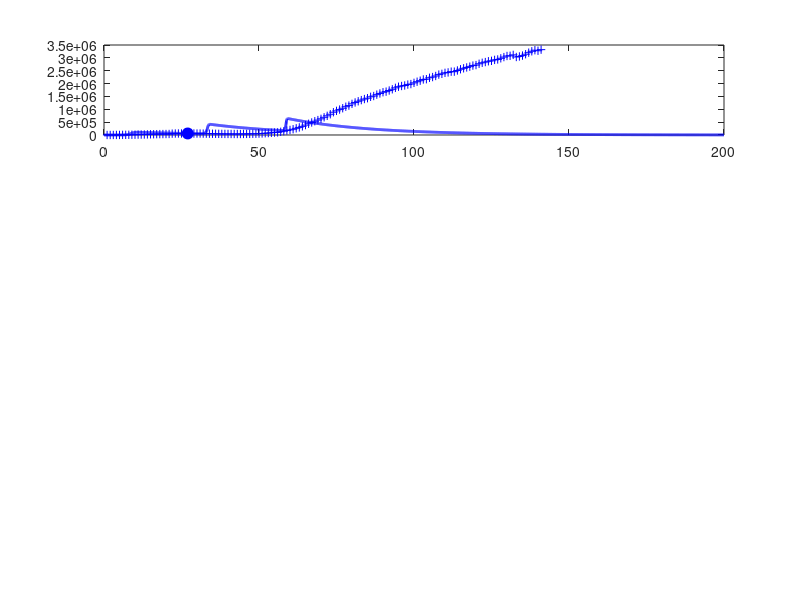

The MATLAB script that drew this image: (Note: this script raises an error after producing the figure.)
% svr19.m

% Revised:  2020 03 25

% Mathemtatical model for the spread of the covid19 virus
% Model for GLOBAL spread of virus
% Model for CHINA spread of virus: download svr19CHINA.m
% Data from https://www.worldometers.info/coronavirus/
% Date file:  covid19.mat  variable covid19
% Model specified by the variables in the INPUT SECTION of the Script

% DOING PHYSICS WITH MATLAB: 
%   https://d-arora.github.io/Doing-Physics-With-Matlab/
% Documentation
%   http://www.physics.usyd.edu.au/teach_res/mp/doc/sird19E.htm
% Download Scripts
%   http://www.physics.usyd.edu.au/teach_res/mp/mscripts/

% Ian Cooper
% email: matlabvisualphysics@gmail.com
% Matlab 2019b

% Populations: Data d / Model
% Susceptible individuals:  Sd  S
% Active infections (currently infected);  Id  I
% Recovered:  Rd  R
% Dead:  Dd  D

close all
clear
clc

global Imax Rmax Dmax ITmax Smax

load('covid19.mat')

% DATA: variable covid19
% Col 1: World   Id   Currently Infected Cases
% Col 2: World   Rd   Recovered
% Col 3: World   Dd   Deaths

% Data for China with Script svr19CHINA.m
% Col 4: China   Total infected cases
% Col 5: China   Currently Infected Cases
% Col 6: China   Deaths
% Col 7: USA     Total infected cases
% Col 8: USA     Currently infected cases
% Col 9: USA     Deaths
% Col 10: AUST     Total infected cases
% Col 11: AUST     Currently infected cases
% Col 12: AUST     Deaths

% Model: number of time steps 
  num = 5000;

% *********************************************************************  
% INPUTS: Model Parameters
% ********************************************************************* 

% Maximum number of days for model   [200]
  tMax = 200;
% Initial number of infections   [0.004] 
  I = zeros(num,1);
  I(1) = 0.004;
% Adjustible model parameters  
% S --> I  [0.38] 
  a = 0.39;
% I --> R  [0.036]
  b = 0.032;
% I --> D  [0.0025]
  d = 0.0055;
  

% *********************************************************************  
% SETUP
% ********************************************************************* 
  
% DATA: Id Rd Dd / Number of data days for COVID19  
  Ndays = find(covid19 == 0,1) - 1;  
  Id  = covid19(1:Ndays,1);
  Rd = covid19(1:Ndays,2);
  Dd    = covid19(1:Ndays,3);

% Model: S  D  R  
  S = zeros(num,1);
  D = zeros(num,1);
  R = zeros(num,1);
  
% Model: Initial values for populations
  S(1) = 1;
  D(1) = 0;
  R(1) = 0;   
  
% TIME [days]
  t = linspace(0,tMax,num)';
  dt = t(2) - t(1);

% SURGE FACTORS
%   s = zeros(num,1);
%   for n = 1:num-1
%     if t(n) > 30 && t(n) < 58
%        s(n) = 0.33;
%     end
%     
%     if t(n) > 58 && t(n) < 64
%        s(n) = 0.88;
%     end 
%     
%    if t(n) > 64 && t(n) < 68
%        s(n) = 1.9;
%    end  
%     
%    if t(n) > 68 && t(n) < 82
%        s(n) = 3;
%    end  
%     
%   end  
  
w = 20;
t2 = 0;
t1 = -60;
s0 = 10;
s = s0 .* exp(-0.5.*((t1+t-t2)./w).^2);
s(2000:end) = 0;
% *********************************************************************  
% MODEL: Time Evolution
% ********************************************************************* 
 
for n = 1:num-1
  dS = -a*S(n)*I(n)*dt;
  dI = -dS;
  S(n+1) = S(n) + dS;
  I(n+1) = I(n) + dI;
  dR = b*I(n)*dt;
  dD = d*I(n)*dt;
  R(n+1) = R(n)+ dR;
  D(n+1) = D(n) + dD;
  I(n+1) = I(n+1) - dR - dD;
   
% Surge factors: new epicentres for spread of virus 
  dS = s(n+1)*S(n+1)*dt;
  S(n+1) = S(n+1) + dS;
end

% Scaling I, R and D values at day specified by t_index 
%   I(27) = Id(27)
  t_index = 27;
  index = find(t > t_index,1);
  f = Id(t_index)./ I(index);

% Scale populations
  I = f.*I;
  R = f.*R;
  D = f*D;
  
  Imax = max(I);
  Rmax = max(R);
  Dmax = max(D);
  Smax = max(S);
  
% Model: total population that has been infected;  
  Itot = I + R + D;
  ITmax = max(Itot);
  
% Data
  Idtot = Id + Rd + Dd;
  Idmax = max(Id);
  Rdmax = max(Rd);
  Ddmax = max(Dd);
  ITdmax = max(Idtot);
  
% Percentages: model
  pI = 100*I(end) / Itot(end);
  pR = 100*R(end) / Itot(end);
  pD = 100*D(end) / Itot(end);
  
% Percentages: Data
  pId = 100*Id(end) / Idtot(end);
  pRd = 100*Rd(end) / Idtot(end);
  pDd = 100*Dd(end) / Idtot(end);

  
  
% *********************************************************************  
% GRAPHICS
% ********************************************************************* 

figure(1)
  set(gcf,'units','normalized');
  set(gcf,'position',[0.02 0.05 0.3 0.75]);
  set(gcf,'color','w');

subplot(4,1,1)  % INFECTIONS
    xP = 1: Ndays;
    yP = Id;
    plot(xP,yP,'b+')   
    hold on
    
    xP = t_index; yP = Id(t_index);
    plot(xP,yP,'bo','markerfacecolor','b','markersize',8)
    
    xP = t; yP = I;
    plot(xP,yP,'b','linewidth',2)
   
    plotMonths(1)
    
    grid on
    title('Active Infections  I')
    ylabel('I','FontName','Times New Roman')  
    set(gca,'fontsize',12)
  
    
subplot(4,1,2)   % RECOVERIES
    xP = 1: Ndays;
    yP = Rd; 
    plot(xP,yP,'k+')
    hold on
 
    xP = t_index; yP = Rd(t_index);
    plot(xP,yP,'ko','markerfacecolor','k','markersize',8)
    
    xP = t; yP = R;
    plot(xP,yP,'k','linewidth',2)
    
    plotMonths(2)
    
    grid on

    ylabel('R')
    title('Recoveries  R')
    set(gca,'fontsize',12)
   
 
 subplot(4,1,3)    % DEATHS
    xP = 1: Ndays;
    yP = Dd; 
    plot(xP,yP,'r+')
    hold on
 
    xP = t_index; yP = Dd(t_index);
    plot(xP,yP,'ro','markerfacecolor','r','markersize',8)
    
    xP = t; yP = D;
    plot(xP,yP,'r','linewidth',2)
    
    plotMonths(3)
    grid on
    
    ylabel('D')
    title('Deaths  D')
    set(gca,'fontsize',12) 
    
    
 subplot(4,1,4)   % Total infections
    xP = 1: Ndays;
    yP = Idtot; 
    plot(xP,yP,'b+')
    hold on
    xP = t; yP = Itot;
    plot(xP,yP,'b','linewidth',2)
    
    plotMonths(4)
    
    grid on
    xlabel('days elapsed')
    ylabel('I_{tot}','FontName','Times New Roman')
    title('Total Infections I_{tot}');
    set(gca,'fontsize',12) 
    

figure(2)
   set(gcf,'units','normalized');
   set(gcf,'position',[0.60 0.05 0.25 0.25]);
   set(gcf,'color','w');

   fig = figure(2);
   left_color = [0 0 0];
   right_color = [1 0 1];
   set(fig,'defaultAxesColorOrder',[left_color; right_color]);
   
    plotMonths(5)   
        
    yyaxis left
    xP = t; yP = S;
    plot(xP,yP,'k','linewidth',2)
    grid on
    xlabel('days elapsed')
    ylabel('Susceptible population  S') 
      
    yyaxis right
    xP = t; yP = s;
    plot(xP,yP,'m','linewidth',1)
    grid on
    ylabel('surge factor  s') 
        
    set(gca,'fontsize',12)    

    
    
    
figure(7)
   set(gcf,'units','normalized');
   set(gcf,'position',[0.33 0.05 0.25 0.35]);
   set(gcf,'color','w');

   xlim([0 120])
   ylim([0 250])
   hh = 250; dh = -25;
   
   txt = 'Start date:  22 January 2020';
   Htext = text(0,hh,txt,'fontsize',12);
   set(Htext,'color','k')
   
   hh = hh+dh;
   txt = 'Model Parameters';
   text(0,hh,txt,'fontsize',12)
   
   hh = hh+dh;
   txt = sprintf('I(0) = %3.0f   a = %2.3f   b = %2.3f   d = %2.3f', ...
       I(1),a,b,d);
   text(0,hh,txt,'fontsize',12)
      
   hh = hh+2*dh; 
   txt = 'DATA';
   text(0,hh,txt,'fontsize',12)
   
    z = datenum([2020 1 22]);
    z = z + Ndays-1;
    z = datetime(z,'ConvertFrom','datenum');
    z.Format = 'dd-MMM-yyyy';
    txt = cellstr(z) ; 
    text(20,hh,txt,'fontsize',12)
    
   hh = hh+dh;
   z1 = Id(end); z2 = Rd(end); z3 = Dd(end); z4 = z1+z2+z3;  
   txt = sprintf('I = %5.0f    R = %5.0f    D = %5.0f    I_{tot} = %5.0f', z1,z2,z3,z4);
   text(6,hh,txt,'fontsize',12)
   
   % Recoveries and Deaths
    pR = 100*Rd(end)/(Rd(end)+Dd(end));
    pD = 100*Dd(end)/(Rd(end)+Dd(end));
    hh = hh+dh;
    txt = sprintf('percent: Active = %2.1f  Recoveries = %2.1f    Deaths = %2.1f   ',pId,pRd,pDd);
    text(2,hh,txt,'fontsize',12)  
   
   hh = hh+2*dh; 
   txt = 'MODEL PREDICTIONS';
   text(0,hh,txt,'fontsize',12)
   
    z = datenum([2020 1 22]);
    z = z + tMax;
    z = datetime(z,'ConvertFrom','datenum');
    z.Format = 'dd-MMM-yyyy';
    txt = cellstr(z) ; 
    text(60,hh,txt,'fontsize',12)
   
   hh = hh+dh;
    z1 = I(end); z2 = R(end); z3 = D(end); z4 = z1+z2+z3;  
    txt = sprintf('I = %5.0f    R = %5.0f    D = %5.0f    I_{tot} = %5.0f', z1,z2,z3,z4);
    text(6,hh,txt,'fontsize',12)

   hh = hh+dh;
    txt = 'Peak';
    text(10,hh,txt,'fontsize',12)
    z = find(I == Imax,1);
    z = t(z) + datenum([2020 1 22]);
    z = datetime(z,'ConvertFrom','datenum');
    z.Format = 'dd-MMM-yyyy';
    txt = cellstr(z) ; 
    text(30,hh,txt,'fontsize',12)
   
    txt = sprintf('I_{peak} = %5.0f',Imax);
    text(70,hh,txt,'fontsize',12)
   
    hh = hh+dh;
    txt = sprintf('percent: Active = %2.1f  Recoveries = %2.1f    Deaths = %2.1f   ',pI,pR,pD);
    text(2,hh,txt,'fontsize',12)   
       

    
    axis off
   
    
    function  pM = plotMonths(z)
     global Imax Rmax Dmax ITmax Smax
     
     % Months
       m1 = [2020 01 22];    % day zero
       m2 = [2020 02  1];    % Feb
       m3 = [2020 03  1];    % Mar
       m4 = [2020 04  1];    % Apr
       m5 = [2020 05  1];    % May
       m6 = [2020 06  1];    % Jun
       m7 = [2020 07  1];    % Jul
       m8 = [2020 08  1];    % Aug
   
      tm(1) = datenum(m1);
      tm(2) = datenum(m2) - tm(1);
      tm(3) = datenum(m3) - tm(1);
      tm(4) = datenum(m4) - tm(1);
      tm(5) = datenum(m5) - tm(1);
      tm(6) = datenum(m6) - tm(1);
      tm(7) = datenum(m7) - tm(1);
      tm(8) = datenum(m8) - tm(1);
   
      if z == 1; yMax = Imax; end
      if z == 2; yMax = Rmax; end
      if z == 3; yMax = Dmax; end
      if z == 4; yMax = ITmax; end
      if z == 5; yMax = Smax; end
      
      for n = 2:8
        plot([tm(n), tm(n)], [0, yMax],'linewidth',1,'color', [0.5 0.5 0.5]);
        hold on
      end
      
      ys = 0.8;
      text(22, ys*yMax,'F')
      text(52, ys*yMax,'M')
      text(82, ys*yMax,'A')
      text(112,ys*yMax,'M')
      text(142,ys*yMax,'J')
      text(172,ys*yMax,'J')
      
   end
   
   